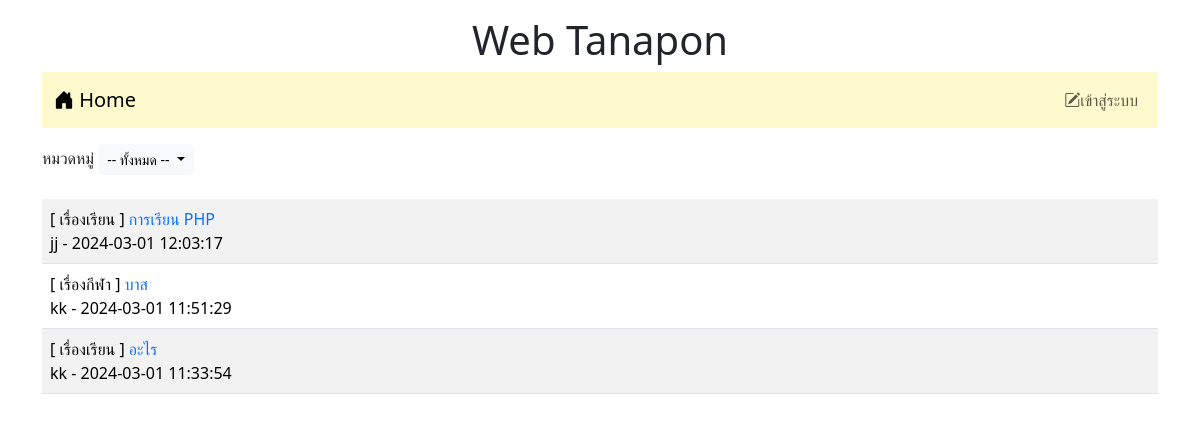
Before: / with the older database file.
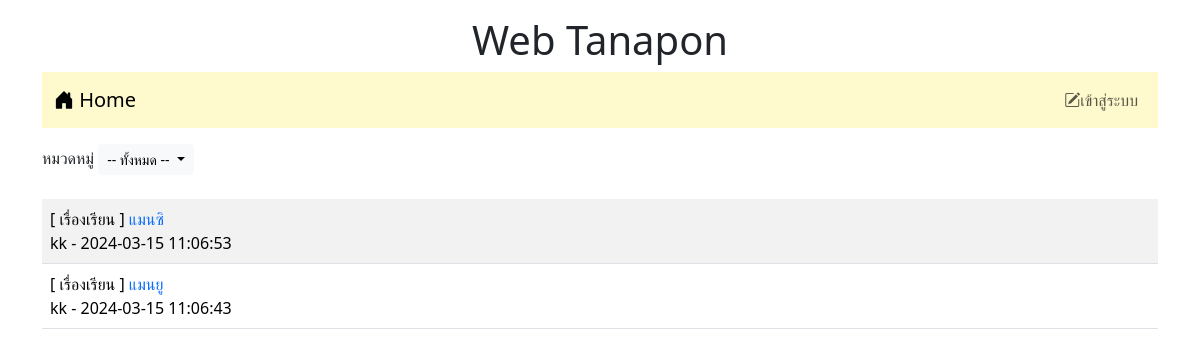
After: the same page with the newer database file.
### tables this page shows
CREATE TABLE `post` (
  `id` int(11) NOT NULL,
  `title` varchar(128) NOT NULL,
  `content` varchar(2048) NOT NULL,
  `post_date` datetime NOT NULL,
  `cat_id` int(11) NOT NULL,
  `user_id` int(11) NOT NULL
);

CREATE TABLE `category` (
  `id` int(11) NOT NULL,
  `name` varchar(32) NOT NULL
);

CREATE TABLE `user` (
  `id` int(11) NOT NULL,
  `login` varchar(32) NOT NULL,
  `password` varchar(64) NOT NULL,
  `name` varchar(64) NOT NULL,
  `gender` char(1) NOT NULL,
  `email` varchar(32) NOT NULL,
  `role` char(1) NOT NULL
);

### index.php (the view, shortened to what this page needs)
<!DOCTYPE html>
<html lang="en">
<head>
    <link href="https://cdn.jsdelivr.net/npm/bootstrap@5.3.2/dist/css/bootstrap.min.css" rel="stylesheet">
    <link rel="stylesheet" href="https://cdn.jsdelivr.net/npm/bootstrap-icons@1.11.3/font/bootstrap-icons.min.css">
</head>
<body>
    <div class="container-lg">
    <h1 style="text-align: center;" class="mt-3"> Web Tanapon</h1>
    <?php include "nav.php"?>
<div class="mt-3 d-flex justify-content-between">
    <div>
    <label>หมวดหมู่</label>
    <span class="dropdown">
  <button class="btn btn-light btn-sm dropdown-toggle" type="button" data-bs-toggle="dropdown" aria-expanded="false">
    -- ทั้งหมด --
  </button>
</span>
    </div>
</div>
    <table class="table table-striped mt-4">
    <?php
     $conn= new PDO("mysql:host=localhost;dbname=webboard;charset=utf8","root","");
     $sql="SELECT t3.name,t1.title,t1.id,t2.login,t1.post_date FROM post as t1
     INNER JOIN user as t2 ON (t1.user_id=t2.id)
     INNER JOIN category as t3 ON (t1.cat_id=t3.id) ORDER BY t1.post_date DESC";
    $result=$conn->query($sql);
    while($row = $result->fetch())
    {
        echo "<tr><td class='d-flex justify-content-between'>
        <div>[ $row[0] ] <a href=post.php?id=$row[2]
        style=text-decoration:none > $row[1]</a><br>$row[3] - $row[4]</div>";
    echo "</td></tr>";
    }
    ?>
    </table>
</div>
</body>
</html>

### nav.php (shortened to what this page needs)
<nav class="navbar navbar-expand-lg" style="background-color: #FFFACD;">
        <div class="container-fluid">
            <a class="navbar-brand" href="index.php"><i class="bi bi-house-door-fill"></i> Home</a>
        <ul class="navbar-nav">
            <?php if(!isset($_SESSION['id'])) { ?>
            <li class="nav-item">
                <a class="nav-link" aria-current="page" href="login.php"><i class="bi bi-pencil-square"></i>เข้าสู่ระบบ</a>
            </li>
        <?php } ?>
      </ul>
        </div>
 </nav>

Changed rows visible on the page:
removed post: category.name "เรื่องเรียน", title "การเรียน PHP", user.login "jj", post_date "2024-03-01 12:03:17"
removed post: category.name "เรื่องกีฬา", title "บาส", user.login "kk", post_date "2024-03-01 11:51:29"
removed post: category.name "เรื่องเรียน", title "อะไร", user.login "kk", post_date "2024-03-01 11:33:54"
added post: category.name "เรื่องเรียน", title "แมนซิ", user.login "kk", post_date "2024-03-15 11:06:53"
added post: category.name "เรื่องเรียน", title "แมนยู", user.login "kk", post_date "2024-03-15 11:06:43"
